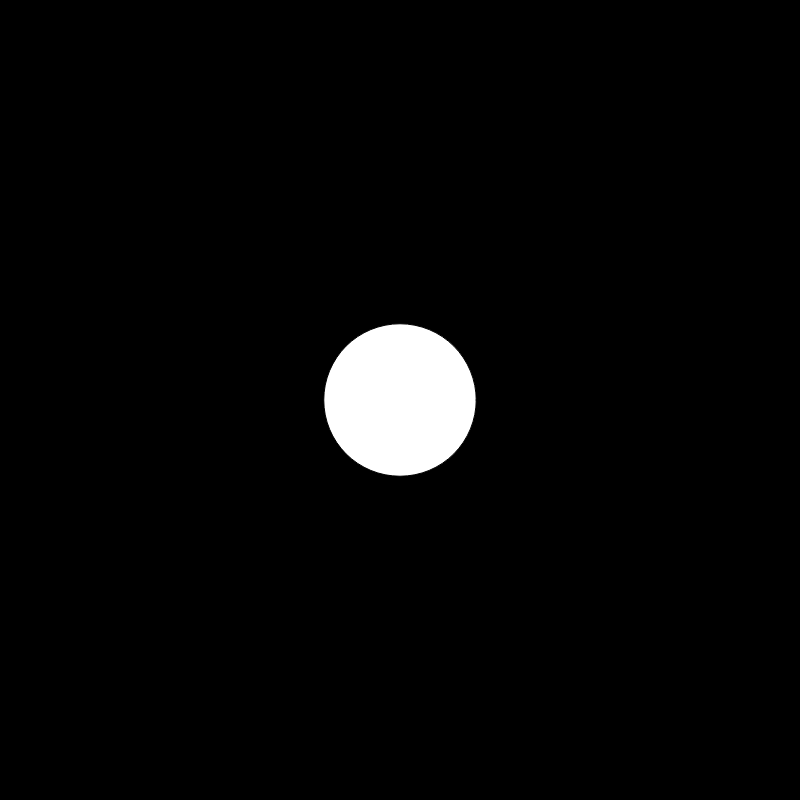
Frame 1 (no input)
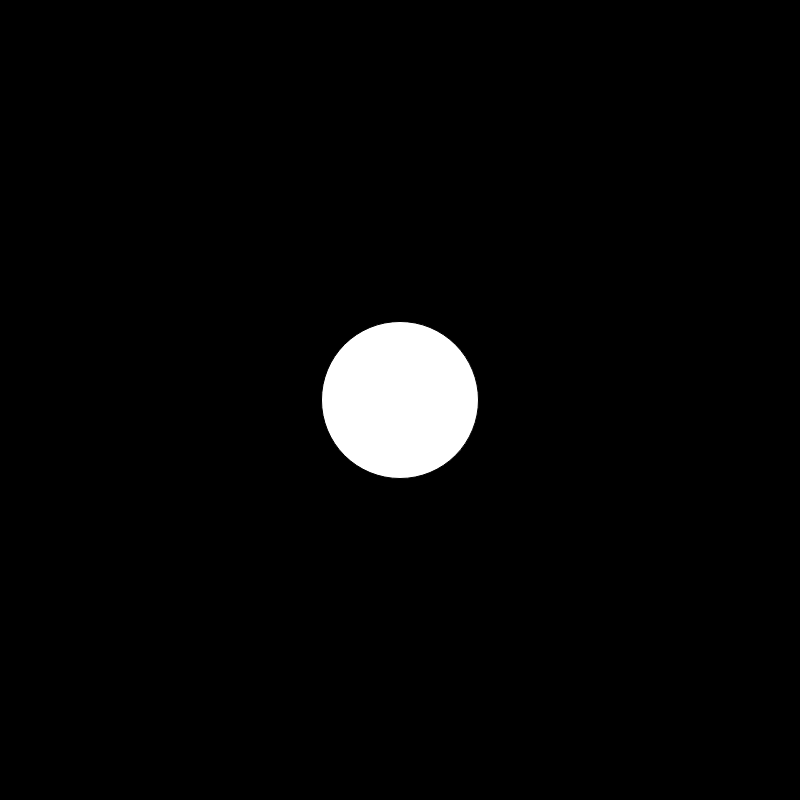
Frame 60 (no input)
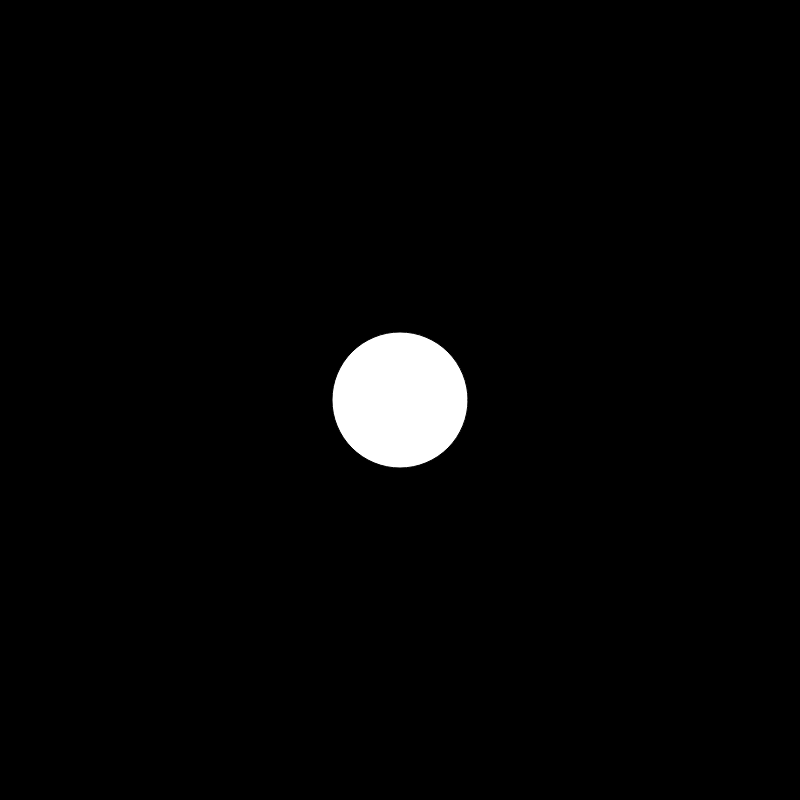
Frame 120 (the mouse pressed at the canvas centre since frame 60)

The p5.js sketch that drew these frames (run headless with seeded random() and noise() and a simulated clock; from frame 60 on, the mouse is pressed at the canvas centre):

// p5.js sketch
// ── sketch.js
function setup() {
  createCanvas(800, 800);
}

function draw() {
  background(0);
  circle(width / 2, height / 2, map(sin(millis() * 0.003), -1, 1, 100, 200));
}
